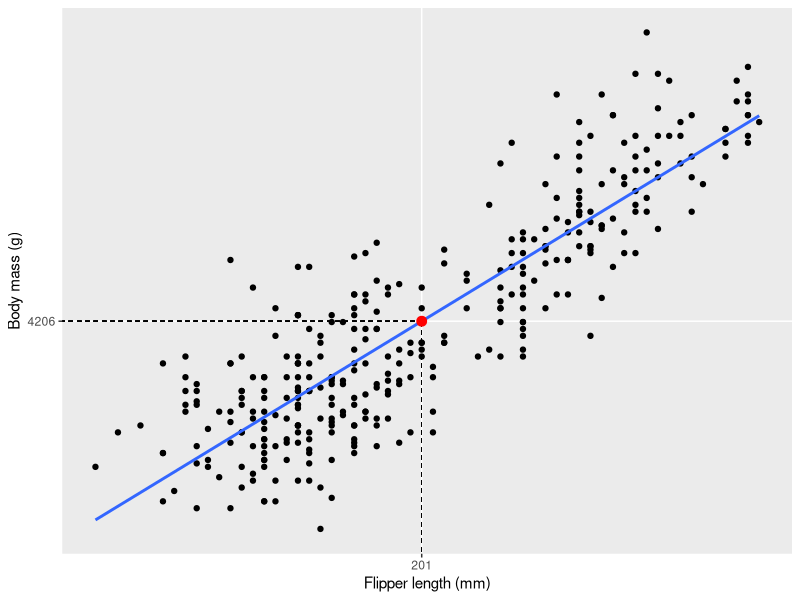
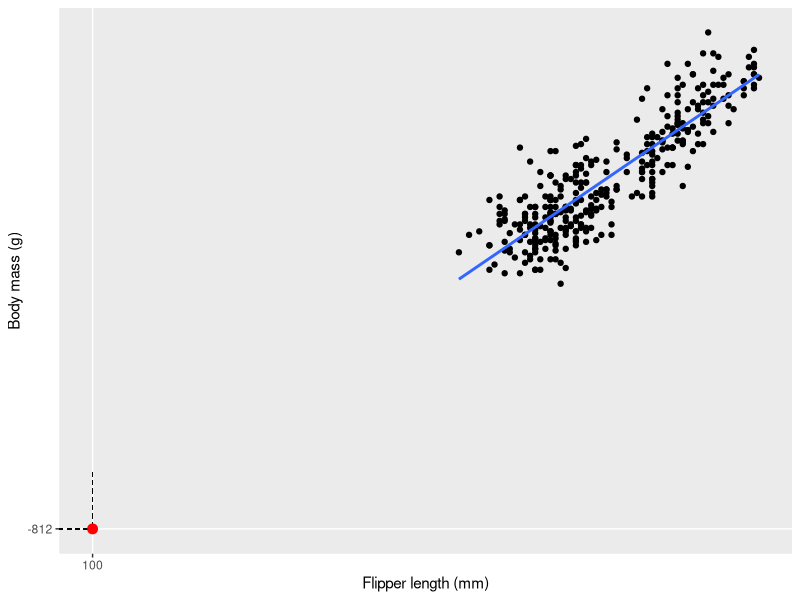
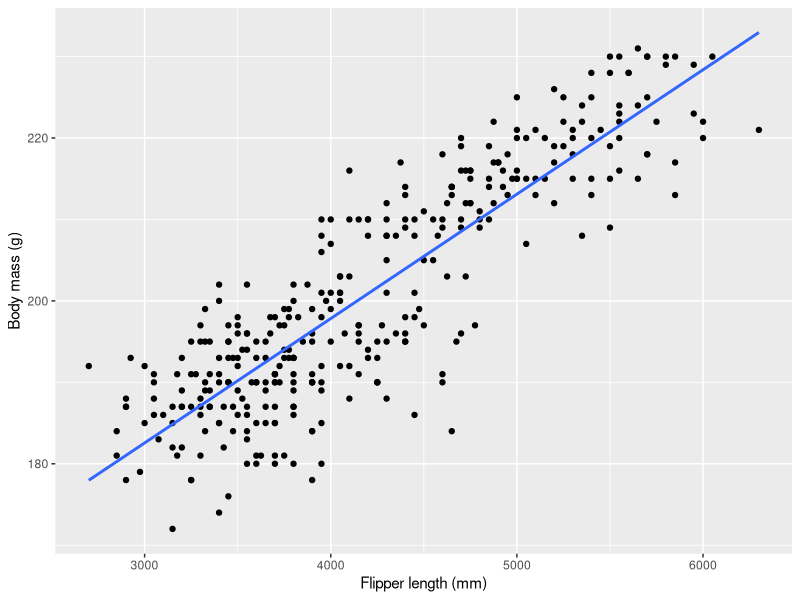
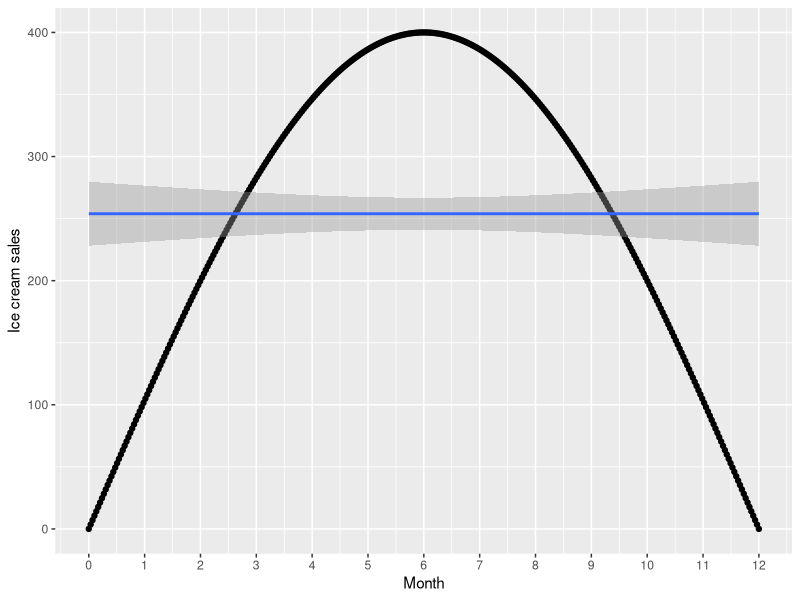
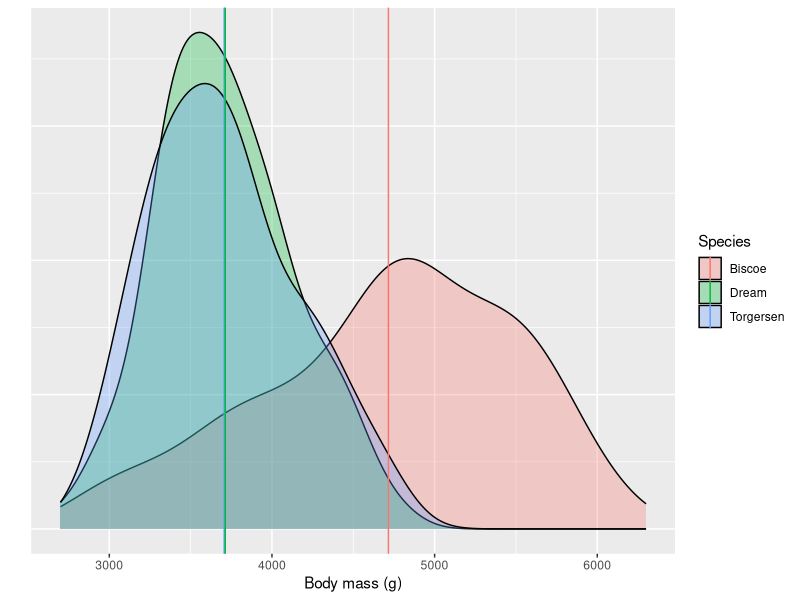
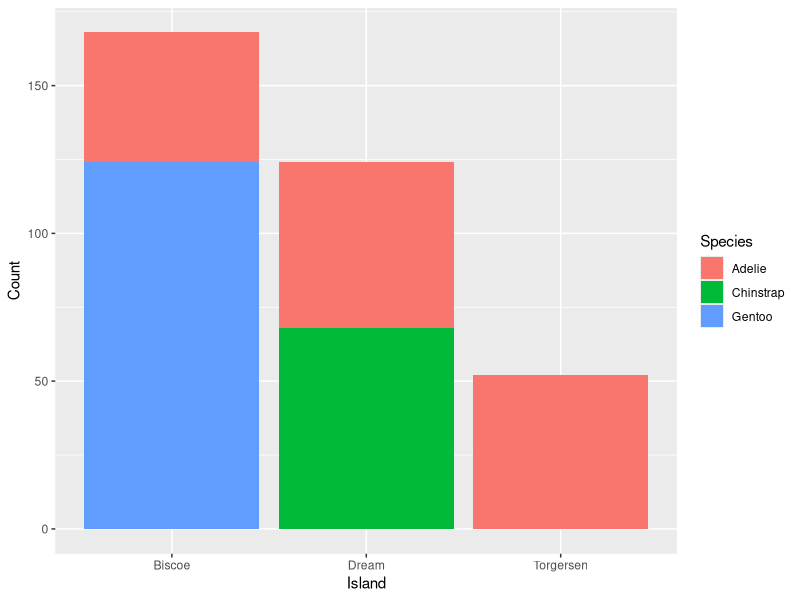
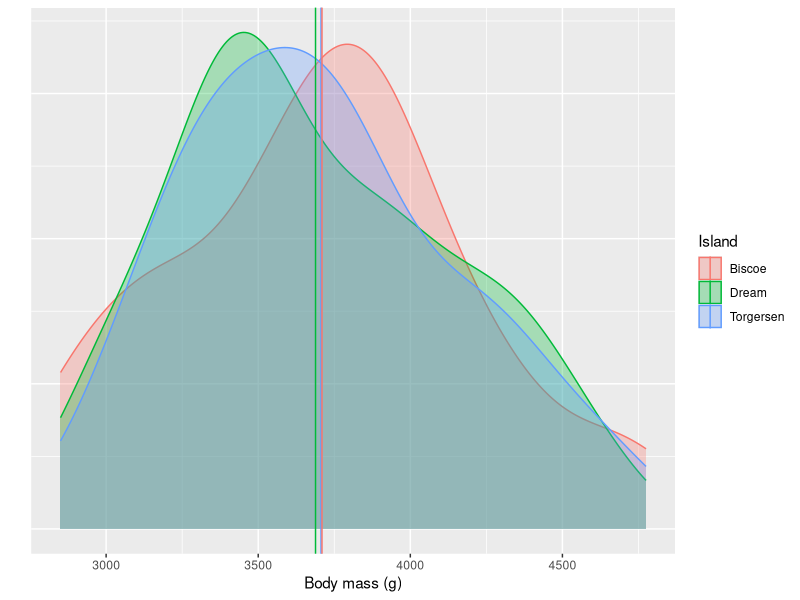
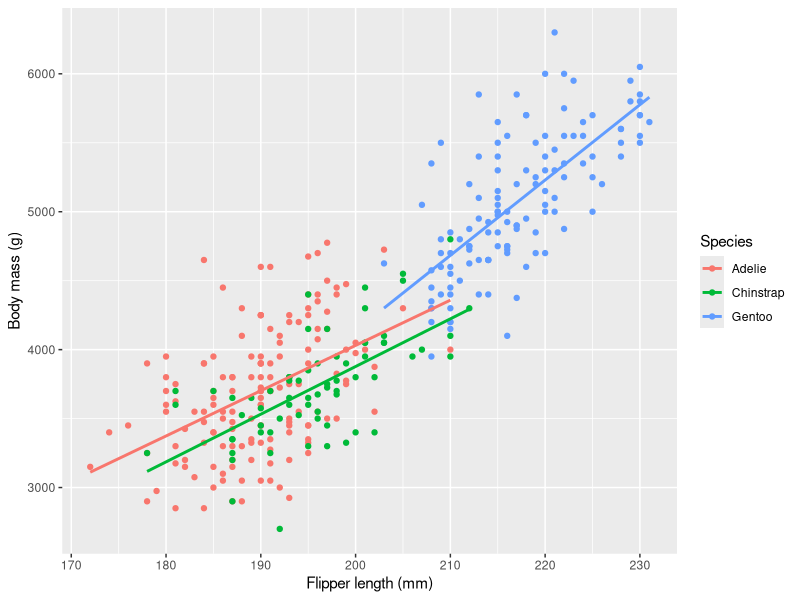

These figures' R source, in order:
## ---- chunk 1
#| warning: false
library(tidyverse)
library(palmerpenguins)
glimpse(penguins)
## ---- chunk 2
#| warning: false
x <- 201
model <- penguins |> 
  lm(formula = body_mass_g ~ flipper_length_mm)
prediction <- data.frame(
  flipper_length_mm = x,
  body_mass_g = model |> predict(data.frame(flipper_length_mm = x)))

penguins |> 
  ggplot(aes(x = flipper_length_mm, y = body_mass_g)) + 
  geom_point() + 
  geom_smooth(method = "lm", se = FALSE) + 
  geom_segment(x = prediction$flipper_length_mm, xend = prediction$flipper_length_mm,  y = 0, yend = prediction$body_mass_g, color = "black", linetype = 2, linewidth = 0.2) +
  geom_segment(x = 0, xend = prediction$flipper_length_mm,  y = prediction$body_mass_g, yend = prediction$body_mass_g, color = "black", linetype = 2, linewidth = 0.2) +
  scale_x_continuous(breaks = c(prediction$flipper_length_mm)) +
  scale_y_continuous(breaks = round(c(prediction$body_mass_g))) +
  geom_point(data = prediction, col = "red", size = 3) + 
  labs(
    x = "Flipper length (mm)", 
    y = "Body mass (g)")
## ---- chunk 3
#| warning: false
x <- 100
model <- penguins |> 
  lm(formula = body_mass_g ~ flipper_length_mm)
prediction <- data.frame(
  flipper_length_mm = x,
  body_mass_g = model |> predict(data.frame(flipper_length_mm = x)))

penguins |> 
  ggplot(aes(x = flipper_length_mm, y = body_mass_g)) + 
  geom_point() + 
  geom_smooth(method = "lm", se = FALSE) + 
  geom_segment(x = prediction$flipper_length_mm, xend = prediction$flipper_length_mm,  y = 0, yend = prediction$body_mass_g, color = "black", linetype = 2, linewidth = 0.2) +
  geom_segment(x = 0, xend = prediction$flipper_length_mm,  y = prediction$body_mass_g, yend = prediction$body_mass_g, color = "black", linetype = 2, linewidth = 0.2) +
  scale_x_continuous(breaks = c(prediction$flipper_length_mm)) +
  scale_y_continuous(breaks = round(c(prediction$body_mass_g))) +
  geom_point(data = prediction, col = "red", size = 3) + 
  labs(
    x = "Flipper length (mm)", 
    y = "Body mass (g)")
## ---- chunk 4
model <- penguins |> 
  lm(formula = flipper_length_mm ~ body_mass_g)
summary(model)
## ---- chunk 5
#| warning: false
penguins |> 
  ggplot(aes(x = body_mass_g, y = flipper_length_mm)) + 
  geom_point() + 
  geom_smooth(method = "lm", se = FALSE) + 
  labs(
    x = "Flipper length (mm)", 
    y = "Body mass (g)")
## ---- chunk 6
# Simulating data
day <- seq(0, 12, length.out = 356)
sales <- 400 * sin(pi * day / 12)
ice_cream <- tibble(day = day, sales = sales)

ice_cream |> 
  ggplot(aes(x = day, y = sales)) + 
  geom_point() + 
  geom_smooth(method = "lm") + 
  scale_x_continuous(
    breaks = seq(0, 12)) +
  labs(
    x = "Month",
    y = "Ice cream sales")
## ---- chunk 7
ice_cream |> 
  lm(formula = sales ~ day) |> 
  summary()
## ---- chunk 8
penguins |> 
  lm(formula = body_mass_g ~ species) |>
  summary()
## ---- chunk 9
# Calculating mean body weight for each species
adelie_mean <- penguins |> 
  filter(species == "Adelie") |> 
  pull(body_mass_g) |>
  mean(na.rm = TRUE)
chinstrap_mean <- penguins |> 
  filter(species == "Chinstrap") |> 
  pull(body_mass_g) |>
  mean(na.rm = TRUE)
gentoo_mean <- penguins |> 
  filter(species == "Gentoo") |> 
  pull(body_mass_g) |>
  mean(na.rm = TRUE)

 # Differences in mean
chinstrap_mean - adelie_mean
gentoo_mean - adelie_mean
## ---- chunk 10
# t-test
female_gentoo_body_mass <- penguins |>
  filter(species == "Gentoo" & sex == "female") |>
  select(body_mass_g) |>
  drop_na()
male_gentoo_body_mass <- penguins |>
  filter(species == "Gentoo" & sex == "male") |>
  select(body_mass_g) |>
  drop_na()

t.test(male_gentoo_body_mass, female_gentoo_body_mass)

# Linear regression
penguins |> 
  filter(species == "Gentoo") |>
  lm(formula = body_mass_g ~ sex) |>
  summary()
## ---- chunk 11
penguins |> 
  lm(formula = body_mass_g ~ island) |> 
  summary()
## ---- chunk 12
#| warning: false
#| code-fold: true
#| comment: "Code"
mean_bws <- penguins |> 
  summarize(
    body_mass_g = mean(body_mass_g, na.rm = TRUE),
    .by = island)
penguins |> 
  ggplot(aes(x = body_mass_g, fill = island)) + 
  geom_density(alpha = 0.3) +
  geom_vline(
    aes(
      xintercept = body_mass_g,
      col = island),
    data = mean_bws) +
  labs(
    x = "Body mass (g)",
    y = "",
    col = "Species",
    fill = "Species") +
  theme(axis.text.y = element_blank(),
        axis.ticks.y = element_blank())
## ---- chunk 13
penguins |> 
  ggplot(aes(x = island, fill = species)) +
  geom_bar() +
  labs(
    x = "Island",
    y = "Count",
    fill = "Species")
## ---- chunk 14
model_summary <- penguins |> 
  filter(species == "Adelie") |>  
  lm(formula = body_mass_g ~ island) |> 
  summary()
model_summary$coefficients
## ---- chunk 15
mean_bws <- penguins |> 
  filter(species == "Adelie") |>  
  summarize(
    body_mass_g = mean(body_mass_g, na.rm = TRUE),
    .by = island)
penguins |> 
  filter(species == "Adelie") |>  
  ggplot(aes(x = body_mass_g, fill = island, col = island)) + 
  geom_density(alpha = 0.3) +
  geom_vline(
    aes(xintercept = body_mass_g,
        col = island),
    data = mean_bws) +
  labs(
    x = "Body mass (g)",
    y = "",
    col = "Island",
    fill = "Island") +
  theme(axis.text.y = element_blank(),
        axis.ticks.y = element_blank())
## ---- chunk 16
model_summary <- penguins |> 
  lm(formula = body_mass_g ~ flipper_length_mm + species) |> 
  summary()
model_summary$coefficients
## ---- chunk 17
penguins |> 
  ggplot(aes(x = flipper_length_mm, y = body_mass_g, col = species)) +
  geom_point() + 
  geom_smooth(method = "lm", se = FALSE) +
  labs(
    x = "Flipper length (mm)",
    y = "Body mass (g)",
    col = "Species")
## ---- chunk 18
#| warning: false
model <- penguins |>  lm(formula = body_mass_g ~ flipper_length_mm)
model |> predict(data.frame(flipper_length_mm = 201), interval = "prediction", level = 0.95)
model |> predict(data.frame(flipper_length_mm = 100), interval = "prediction", level = 0.95)
## ---- chunk 19
#| warning: false
model |> predict(data.frame(flipper_length_mm = 200), interval = "prediction", level = 0.5)
